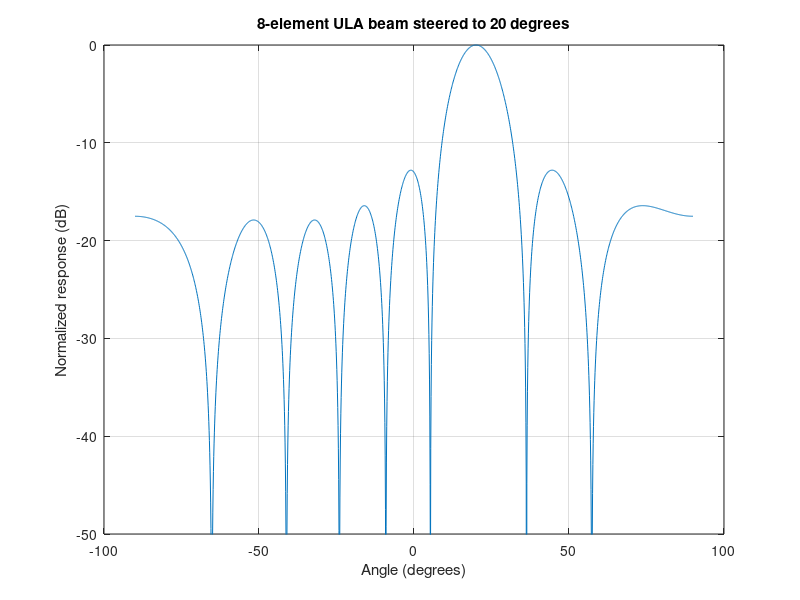

Source code (MATLAB):
% Experiment 25: FFT based beamforming for 5G wireless communication
% Standalone MATLAB script. Uses example parameters because the screenshots omit
% the input parameter tables. Change the marked values to your lab values.
clear; close all; clc; rng(7);
M=8; d=0.5; theta= -90:0.1:90; steer=20; m=(0:M-1)'; a=@(th) exp(1j*2*pi*d*m*sind(th)); w=a(steer)/M; pat=cellfun(@(z)abs(w'*z),arrayfun(@(th)a(th),theta,'UniformOutput',false)); pat=pat/max(pat);
figure; plot(theta,20*log10(pat+eps)); ylim([-50 0]); grid on; xlabel('Angle (degrees)'); ylabel('Normalized response (dB)'); title('8-element ULA beam steered to 20 degrees');
